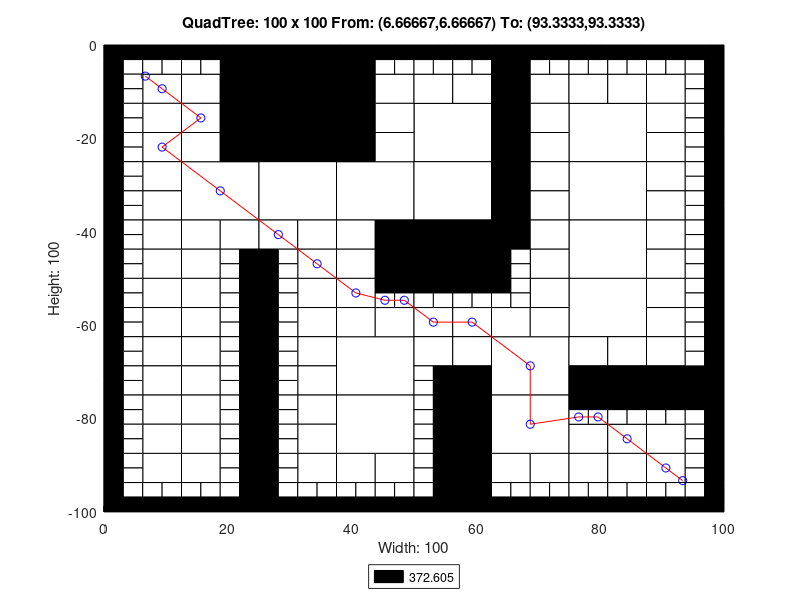

MATLAB code to generate this figure:
axis([0 100 -100 0]);
title('QuadTree: 100 x 100 From: (6.66667,6.66667) To: (93.3333,93.3333)');
xlabel('Width: 100');
ylabel('Height: 100');
rectangle('Position',[25 -12.5 12.5 12.5], 'FaceColor',[0 0 0]);
rectangle('Position',[25 -25 12.5 12.5], 'FaceColor',[0 0 0]);
rectangle('Position',[12.5 -37.5 12.5 12.5], 'FaceColor',[1 1 1]);
rectangle('Position',[25 -37.5 12.5 12.5], 'FaceColor',[1 1 1]);
rectangle('Position',[37.5 -37.5 12.5 12.5], 'FaceColor',[1 1 1]);
rectangle('Position',[50 -25 12.5 12.5], 'FaceColor',[1 1 1]);
rectangle('Position',[75 -25 12.5 12.5], 'FaceColor',[1 1 1]);
rectangle('Position',[50 -37.5 12.5 12.5], 'FaceColor',[1 1 1]);
rectangle('Position',[50 -50 12.5 12.5], 'FaceColor',[0 0 0]);
rectangle('Position',[75 -37.5 12.5 12.5], 'FaceColor',[1 1 1]);
rectangle('Position',[75 -50 12.5 12.5], 'FaceColor',[1 1 1]);
rectangle('Position',[37.5 -75 12.5 12.5], 'FaceColor',[1 1 1]);
rectangle('Position',[37.5 -87.5 12.5 12.5], 'FaceColor',[1 1 1]);
rectangle('Position',[62.5 -75 12.5 12.5], 'FaceColor',[1 1 1]);
rectangle('Position',[75 -62.5 12.5 12.5], 'FaceColor',[1 1 1]);
rectangle('Position',[62.5 -87.5 12.5 12.5], 'FaceColor',[1 1 1]);
rectangle('Position',[6.25 -12.5 6.25 6.25], 'FaceColor',[1 1 1]);
rectangle('Position',[18.75 -6.25 6.25 6.25], 'FaceColor',[0 0 0]);
rectangle('Position',[12.5 -12.5 6.25 6.25], 'FaceColor',[1 1 1]);
rectangle('Position',[18.75 -12.5 6.25 6.25], 'FaceColor',[0 0 0]);
rectangle('Position',[6.25 -18.75 6.25 6.25], 'FaceColor',[1 1 1]);
rectangle('Position',[6.25 -25 6.25 6.25], 'FaceColor',[1 1 1]);
rectangle('Position',[12.5 -18.75 6.25 6.25], 'FaceColor',[1 1 1]);
rectangle('Position',[18.75 -18.75 6.25 6.25], 'FaceColor',[0 0 0]);
rectangle('Position',[12.5 -25 6.25 6.25], 'FaceColor',[1 1 1]);
rectangle('Position',[18.75 -25 6.25 6.25], 'FaceColor',[0 0 0]);
rectangle('Position',[37.5 -6.25 6.25 6.25], 'FaceColor',[0 0 0]);
rectangle('Position',[37.5 -12.5 6.25 6.25], 'FaceColor',[0 0 0]);
rectangle('Position',[43.75 -12.5 6.25 6.25], 'FaceColor',[1 1 1]);
rectangle('Position',[37.5 -18.75 6.25 6.25], 'FaceColor',[0 0 0]);
rectangle('Position',[43.75 -18.75 6.25 6.25], 'FaceColor',[1 1 1]);
rectangle('Position',[37.5 -25 6.25 6.25], 'FaceColor',[0 0 0]);
rectangle('Position',[43.75 -25 6.25 6.25], 'FaceColor',[1 1 1]);
rectangle('Position',[6.25 -31.25 6.25 6.25], 'FaceColor',[1 1 1]);
rectangle('Position',[6.25 -37.5 6.25 6.25], 'FaceColor',[1 1 1]);
rectangle('Position',[6.25 -43.75 6.25 6.25], 'FaceColor',[1 1 1]);
rectangle('Position',[6.25 -50 6.25 6.25], 'FaceColor',[1 1 1]);
rectangle('Position',[12.5 -43.75 6.25 6.25], 'FaceColor',[1 1 1]);
rectangle('Position',[18.75 -43.75 6.25 6.25], 'FaceColor',[1 1 1]);
rectangle('Position',[12.5 -50 6.25 6.25], 'FaceColor',[1 1 1]);
rectangle('Position',[25 -43.75 6.25 6.25], 'FaceColor',[1 1 1]);
rectangle('Position',[31.25 -43.75 6.25 6.25], 'FaceColor',[1 1 1]);
rectangle('Position',[31.25 -50 6.25 6.25], 'FaceColor',[1 1 1]);
rectangle('Position',[37.5 -43.75 6.25 6.25], 'FaceColor',[1 1 1]);
rectangle('Position',[43.75 -43.75 6.25 6.25], 'FaceColor',[0 0 0]);
rectangle('Position',[37.5 -50 6.25 6.25], 'FaceColor',[1 1 1]);
rectangle('Position',[43.75 -50 6.25 6.25], 'FaceColor',[0 0 0]);
rectangle('Position',[50 -12.5 6.25 6.25], 'FaceColor',[1 1 1]);
rectangle('Position',[56.25 -12.5 6.25 6.25], 'FaceColor',[1 1 1]);
rectangle('Position',[62.5 -6.25 6.25 6.25], 'FaceColor',[0 0 0]);
rectangle('Position',[62.5 -12.5 6.25 6.25], 'FaceColor',[0 0 0]);
rectangle('Position',[68.75 -12.5 6.25 6.25], 'FaceColor',[1 1 1]);
rectangle('Position',[62.5 -18.75 6.25 6.25], 'FaceColor',[0 0 0]);
rectangle('Position',[68.75 -18.75 6.25 6.25], 'FaceColor',[1 1 1]);
rectangle('Position',[62.5 -25 6.25 6.25], 'FaceColor',[0 0 0]);
rectangle('Position',[68.75 -25 6.25 6.25], 'FaceColor',[1 1 1]);
rectangle('Position',[75 -12.5 6.25 6.25], 'FaceColor',[1 1 1]);
rectangle('Position',[81.25 -12.5 6.25 6.25], 'FaceColor',[1 1 1]);
rectangle('Position',[87.5 -12.5 6.25 6.25], 'FaceColor',[1 1 1]);
rectangle('Position',[87.5 -18.75 6.25 6.25], 'FaceColor',[1 1 1]);
rectangle('Position',[87.5 -25 6.25 6.25], 'FaceColor',[1 1 1]);
rectangle('Position',[62.5 -31.25 6.25 6.25], 'FaceColor',[0 0 0]);
rectangle('Position',[68.75 -31.25 6.25 6.25], 'FaceColor',[1 1 1]);
rectangle('Position',[62.5 -37.5 6.25 6.25], 'FaceColor',[0 0 0]);
rectangle('Position',[68.75 -37.5 6.25 6.25], 'FaceColor',[1 1 1]);
rectangle('Position',[62.5 -43.75 6.25 6.25], 'FaceColor',[0 0 0]);
rectangle('Position',[68.75 -43.75 6.25 6.25], 'FaceColor',[1 1 1]);
rectangle('Position',[68.75 -50 6.25 6.25], 'FaceColor',[1 1 1]);
rectangle('Position',[87.5 -31.25 6.25 6.25], 'FaceColor',[1 1 1]);
rectangle('Position',[87.5 -37.5 6.25 6.25], 'FaceColor',[1 1 1]);
rectangle('Position',[87.5 -43.75 6.25 6.25], 'FaceColor',[1 1 1]);
rectangle('Position',[87.5 -50 6.25 6.25], 'FaceColor',[1 1 1]);
rectangle('Position',[6.25 -56.25 6.25 6.25], 'FaceColor',[1 1 1]);
rectangle('Position',[6.25 -62.5 6.25 6.25], 'FaceColor',[1 1 1]);
rectangle('Position',[12.5 -56.25 6.25 6.25], 'FaceColor',[1 1 1]);
rectangle('Position',[12.5 -62.5 6.25 6.25], 'FaceColor',[1 1 1]);
rectangle('Position',[6.25 -68.75 6.25 6.25], 'FaceColor',[1 1 1]);
rectangle('Position',[6.25 -75 6.25 6.25], 'FaceColor',[1 1 1]);
rectangle('Position',[12.5 -68.75 6.25 6.25], 'FaceColor',[1 1 1]);
rectangle('Position',[12.5 -75 6.25 6.25], 'FaceColor',[1 1 1]);
rectangle('Position',[31.25 -56.25 6.25 6.25], 'FaceColor',[1 1 1]);
rectangle('Position',[31.25 -62.5 6.25 6.25], 'FaceColor',[1 1 1]);
rectangle('Position',[37.5 -56.25 6.25 6.25], 'FaceColor',[1 1 1]);
rectangle('Position',[37.5 -62.5 6.25 6.25], 'FaceColor',[1 1 1]);
rectangle('Position',[43.75 -62.5 6.25 6.25], 'FaceColor',[1 1 1]);
rectangle('Position',[31.25 -68.75 6.25 6.25], 'FaceColor',[1 1 1]);
rectangle('Position',[31.25 -75 6.25 6.25], 'FaceColor',[1 1 1]);
rectangle('Position',[6.25 -81.25 6.25 6.25], 'FaceColor',[1 1 1]);
rectangle('Position',[6.25 -87.5 6.25 6.25], 'FaceColor',[1 1 1]);
rectangle('Position',[12.5 -81.25 6.25 6.25], 'FaceColor',[1 1 1]);
rectangle('Position',[12.5 -87.5 6.25 6.25], 'FaceColor',[1 1 1]);
rectangle('Position',[6.25 -93.75 6.25 6.25], 'FaceColor',[1 1 1]);
rectangle('Position',[12.5 -93.75 6.25 6.25], 'FaceColor',[1 1 1]);
rectangle('Position',[31.25 -81.25 6.25 6.25], 'FaceColor',[1 1 1]);
rectangle('Position',[31.25 -87.5 6.25 6.25], 'FaceColor',[1 1 1]);
rectangle('Position',[31.25 -93.75 6.25 6.25], 'FaceColor',[1 1 1]);
rectangle('Position',[37.5 -93.75 6.25 6.25], 'FaceColor',[1 1 1]);
rectangle('Position',[43.75 -93.75 6.25 6.25], 'FaceColor',[1 1 1]);
rectangle('Position',[50 -62.5 6.25 6.25], 'FaceColor',[1 1 1]);
rectangle('Position',[56.25 -62.5 6.25 6.25], 'FaceColor',[1 1 1]);
rectangle('Position',[68.75 -56.25 6.25 6.25], 'FaceColor',[1 1 1]);
rectangle('Position',[62.5 -62.5 6.25 6.25], 'FaceColor',[1 1 1]);
rectangle('Position',[68.75 -62.5 6.25 6.25], 'FaceColor',[1 1 1]);
rectangle('Position',[50 -68.75 6.25 6.25], 'FaceColor',[1 1 1]);
rectangle('Position',[56.25 -68.75 6.25 6.25], 'FaceColor',[1 1 1]);
rectangle('Position',[56.25 -75 6.25 6.25], 'FaceColor',[0 0 0]);
rectangle('Position',[87.5 -56.25 6.25 6.25], 'FaceColor',[1 1 1]);
rectangle('Position',[87.5 -62.5 6.25 6.25], 'FaceColor',[1 1 1]);
rectangle('Position',[75 -68.75 6.25 6.25], 'FaceColor',[1 1 1]);
rectangle('Position',[81.25 -68.75 6.25 6.25], 'FaceColor',[1 1 1]);
rectangle('Position',[75 -75 6.25 6.25], 'FaceColor',[0 0 0]);
rectangle('Position',[81.25 -75 6.25 6.25], 'FaceColor',[0 0 0]);
rectangle('Position',[87.5 -68.75 6.25 6.25], 'FaceColor',[1 1 1]);
rectangle('Position',[87.5 -75 6.25 6.25], 'FaceColor',[0 0 0]);
rectangle('Position',[93.75 -75 6.25 6.25], 'FaceColor',[0 0 0]);
rectangle('Position',[56.25 -81.25 6.25 6.25], 'FaceColor',[0 0 0]);
rectangle('Position',[56.25 -87.5 6.25 6.25], 'FaceColor',[0 0 0]);
rectangle('Position',[56.25 -93.75 6.25 6.25], 'FaceColor',[0 0 0]);
rectangle('Position',[56.25 -100 6.25 6.25], 'FaceColor',[0 0 0]);
rectangle('Position',[62.5 -93.75 6.25 6.25], 'FaceColor',[1 1 1]);
rectangle('Position',[68.75 -93.75 6.25 6.25], 'FaceColor',[1 1 1]);
rectangle('Position',[75 -87.5 6.25 6.25], 'FaceColor',[1 1 1]);
rectangle('Position',[81.25 -87.5 6.25 6.25], 'FaceColor',[1 1 1]);
rectangle('Position',[87.5 -87.5 6.25 6.25], 'FaceColor',[1 1 1]);
rectangle('Position',[75 -93.75 6.25 6.25], 'FaceColor',[1 1 1]);
rectangle('Position',[81.25 -93.75 6.25 6.25], 'FaceColor',[1 1 1]);
rectangle('Position',[87.5 -93.75 6.25 6.25], 'FaceColor',[1 1 1]);
rectangle('Position',[0 -3.125 3.125 3.125], 'FaceColor',[0 0 0]);
rectangle('Position',[3.125 -3.125 3.125 3.125], 'FaceColor',[0 0 0]);
rectangle('Position',[0 -6.25 3.125 3.125], 'FaceColor',[0 0 0]);
rectangle('Position',[3.125 -6.25 3.125 3.125], 'FaceColor',[1 1 1]);
rectangle('Position',[6.25 -3.125 3.125 3.125], 'FaceColor',[0 0 0]);
rectangle('Position',[9.375 -3.125 3.125 3.125], 'FaceColor',[0 0 0]);
rectangle('Position',[6.25 -6.25 3.125 3.125], 'FaceColor',[1 1 1]);
rectangle('Position',[9.375 -6.25 3.125 3.125], 'FaceColor',[1 1 1]);
rectangle('Position',[0 -9.375 3.125 3.125], 'FaceColor',[0 0 0]);
rectangle('Position',[3.125 -9.375 3.125 3.125], 'FaceColor',[1 1 1]);
rectangle('Position',[0 -12.5 3.125 3.125], 'FaceColor',[0 0 0]);
rectangle('Position',[3.125 -12.5 3.125 3.125], 'FaceColor',[1 1 1]);
rectangle('Position',[12.5 -3.125 3.125 3.125], 'FaceColor',[0 0 0]);
rectangle('Position',[15.625 -3.125 3.125 3.125], 'FaceColor',[0 0 0]);
rectangle('Position',[12.5 -6.25 3.125 3.125], 'FaceColor',[1 1 1]);
rectangle('Position',[15.625 -6.25 3.125 3.125], 'FaceColor',[1 1 1]);
rectangle('Position',[0 -15.625 3.125 3.125], 'FaceColor',[0 0 0]);
rectangle('Position',[3.125 -15.625 3.125 3.125], 'FaceColor',[1 1 1]);
rectangle('Position',[0 -18.75 3.125 3.125], 'FaceColor',[0 0 0]);
rectangle('Position',[3.125 -18.75 3.125 3.125], 'FaceColor',[1 1 1]);
rectangle('Position',[0 -21.875 3.125 3.125], 'FaceColor',[0 0 0]);
rectangle('Position',[3.125 -21.875 3.125 3.125], 'FaceColor',[1 1 1]);
rectangle('Position',[0 -25 3.125 3.125], 'FaceColor',[0 0 0]);
rectangle('Position',[3.125 -25 3.125 3.125], 'FaceColor',[1 1 1]);
rectangle('Position',[43.75 -3.125 3.125 3.125], 'FaceColor',[0 0 0]);
rectangle('Position',[46.875 -3.125 3.125 3.125], 'FaceColor',[0 0 0]);
rectangle('Position',[43.75 -6.25 3.125 3.125], 'FaceColor',[1 1 1]);
rectangle('Position',[46.875 -6.25 3.125 3.125], 'FaceColor',[1 1 1]);
rectangle('Position',[0 -28.125 3.125 3.125], 'FaceColor',[0 0 0]);
rectangle('Position',[3.125 -28.125 3.125 3.125], 'FaceColor',[1 1 1]);
rectangle('Position',[0 -31.25 3.125 3.125], 'FaceColor',[0 0 0]);
rectangle('Position',[3.125 -31.25 3.125 3.125], 'FaceColor',[1 1 1]);
rectangle('Position',[0 -34.375 3.125 3.125], 'FaceColor',[0 0 0]);
rectangle('Position',[3.125 -34.375 3.125 3.125], 'FaceColor',[1 1 1]);
rectangle('Position',[0 -37.5 3.125 3.125], 'FaceColor',[0 0 0]);
rectangle('Position',[3.125 -37.5 3.125 3.125], 'FaceColor',[1 1 1]);
rectangle('Position',[0 -40.625 3.125 3.125], 'FaceColor',[0 0 0]);
rectangle('Position',[3.125 -40.625 3.125 3.125], 'FaceColor',[1 1 1]);
rectangle('Position',[0 -43.75 3.125 3.125], 'FaceColor',[0 0 0]);
rectangle('Position',[3.125 -43.75 3.125 3.125], 'FaceColor',[1 1 1]);
rectangle('Position',[0 -46.875 3.125 3.125], 'FaceColor',[0 0 0]);
rectangle('Position',[3.125 -46.875 3.125 3.125], 'FaceColor',[1 1 1]);
rectangle('Position',[0 -50 3.125 3.125], 'FaceColor',[0 0 0]);
rectangle('Position',[3.125 -50 3.125 3.125], 'FaceColor',[1 1 1]);
rectangle('Position',[18.75 -46.875 3.125 3.125], 'FaceColor',[1 1 1]);
rectangle('Position',[21.875 -46.875 3.125 3.125], 'FaceColor',[0 0 0]);
rectangle('Position',[18.75 -50 3.125 3.125], 'FaceColor',[1 1 1]);
rectangle('Position',[21.875 -50 3.125 3.125], 'FaceColor',[0 0 0]);
rectangle('Position',[25 -46.875 3.125 3.125], 'FaceColor',[0 0 0]);
rectangle('Position',[28.125 -46.875 3.125 3.125], 'FaceColor',[1 1 1]);
rectangle('Position',[25 -50 3.125 3.125], 'FaceColor',[0 0 0]);
rectangle('Position',[28.125 -50 3.125 3.125], 'FaceColor',[1 1 1]);
rectangle('Position',[50 -3.125 3.125 3.125], 'FaceColor',[0 0 0]);
rectangle('Position',[53.125 -3.125 3.125 3.125], 'FaceColor',[0 0 0]);
rectangle('Position',[50 -6.25 3.125 3.125], 'FaceColor',[1 1 1]);
rectangle('Position',[53.125 -6.25 3.125 3.125], 'FaceColor',[1 1 1]);
rectangle('Position',[56.25 -3.125 3.125 3.125], 'FaceColor',[0 0 0]);
rectangle('Position',[59.375 -3.125 3.125 3.125], 'FaceColor',[0 0 0]);
rectangle('Position',[56.25 -6.25 3.125 3.125], 'FaceColor',[1 1 1]);
rectangle('Position',[59.375 -6.25 3.125 3.125], 'FaceColor',[1 1 1]);
rectangle('Position',[68.75 -3.125 3.125 3.125], 'FaceColor',[0 0 0]);
rectangle('Position',[71.875 -3.125 3.125 3.125], 'FaceColor',[0 0 0]);
rectangle('Position',[68.75 -6.25 3.125 3.125], 'FaceColor',[1 1 1]);
rectangle('Position',[71.875 -6.25 3.125 3.125], 'FaceColor',[1 1 1]);
rectangle('Position',[75 -3.125 3.125 3.125], 'FaceColor',[0 0 0]);
rectangle('Position',[78.125 -3.125 3.125 3.125], 'FaceColor',[0 0 0]);
rectangle('Position',[75 -6.25 3.125 3.125], 'FaceColor',[1 1 1]);
rectangle('Position',[78.125 -6.25 3.125 3.125], 'FaceColor',[1 1 1]);
rectangle('Position',[81.25 -3.125 3.125 3.125], 'FaceColor',[0 0 0]);
rectangle('Position',[84.375 -3.125 3.125 3.125], 'FaceColor',[0 0 0]);
rectangle('Position',[81.25 -6.25 3.125 3.125], 'FaceColor',[1 1 1]);
rectangle('Position',[84.375 -6.25 3.125 3.125], 'FaceColor',[1 1 1]);
rectangle('Position',[87.5 -3.125 3.125 3.125], 'FaceColor',[0 0 0]);
rectangle('Position',[90.625 -3.125 3.125 3.125], 'FaceColor',[0 0 0]);
rectangle('Position',[87.5 -6.25 3.125 3.125], 'FaceColor',[1 1 1]);
rectangle('Position',[90.625 -6.25 3.125 3.125], 'FaceColor',[1 1 1]);
rectangle('Position',[93.75 -3.125 3.125 3.125], 'FaceColor',[0 0 0]);
rectangle('Position',[96.875 -3.125 3.125 3.125], 'FaceColor',[0 0 0]);
rectangle('Position',[93.75 -6.25 3.125 3.125], 'FaceColor',[1 1 1]);
rectangle('Position',[96.875 -6.25 3.125 3.125], 'FaceColor',[0 0 0]);
rectangle('Position',[93.75 -9.375 3.125 3.125], 'FaceColor',[1 1 1]);
rectangle('Position',[96.875 -9.375 3.125 3.125], 'FaceColor',[0 0 0]);
rectangle('Position',[93.75 -12.5 3.125 3.125], 'FaceColor',[1 1 1]);
rectangle('Position',[96.875 -12.5 3.125 3.125], 'FaceColor',[0 0 0]);
rectangle('Position',[93.75 -15.625 3.125 3.125], 'FaceColor',[1 1 1]);
rectangle('Position',[96.875 -15.625 3.125 3.125], 'FaceColor',[0 0 0]);
rectangle('Position',[93.75 -18.75 3.125 3.125], 'FaceColor',[1 1 1]);
rectangle('Position',[96.875 -18.75 3.125 3.125], 'FaceColor',[0 0 0]);
rectangle('Position',[93.75 -21.875 3.125 3.125], 'FaceColor',[1 1 1]);
rectangle('Position',[96.875 -21.875 3.125 3.125], 'FaceColor',[0 0 0]);
rectangle('Position',[93.75 -25 3.125 3.125], 'FaceColor',[1 1 1]);
rectangle('Position',[96.875 -25 3.125 3.125], 'FaceColor',[0 0 0]);
rectangle('Position',[62.5 -46.875 3.125 3.125], 'FaceColor',[0 0 0]);
rectangle('Position',[65.625 -46.875 3.125 3.125], 'FaceColor',[1 1 1]);
rectangle('Position',[62.5 -50 3.125 3.125], 'FaceColor',[0 0 0]);
rectangle('Position',[65.625 -50 3.125 3.125], 'FaceColor',[1 1 1]);
rectangle('Position',[93.75 -28.125 3.125 3.125], 'FaceColor',[1 1 1]);
rectangle('Position',[96.875 -28.125 3.125 3.125], 'FaceColor',[0 0 0]);
rectangle('Position',[93.75 -31.25 3.125 3.125], 'FaceColor',[1 1 1]);
rectangle('Position',[96.875 -31.25 3.125 3.125], 'FaceColor',[0 0 0]);
rectangle('Position',[93.75 -34.375 3.125 3.125], 'FaceColor',[1 1 1]);
rectangle('Position',[96.875 -34.375 3.125 3.125], 'FaceColor',[0 0 0]);
rectangle('Position',[93.75 -37.5 3.125 3.125], 'FaceColor',[1 1 1]);
rectangle('Position',[96.875 -37.5 3.125 3.125], 'FaceColor',[0 0 0]);
rectangle('Position',[93.75 -40.625 3.125 3.125], 'FaceColor',[1 1 1]);
rectangle('Position',[96.875 -40.625 3.125 3.125], 'FaceColor',[0 0 0]);
rectangle('Position',[93.75 -43.75 3.125 3.125], 'FaceColor',[1 1 1]);
rectangle('Position',[96.875 -43.75 3.125 3.125], 'FaceColor',[0 0 0]);
rectangle('Position',[93.75 -46.875 3.125 3.125], 'FaceColor',[1 1 1]);
rectangle('Position',[96.875 -46.875 3.125 3.125], 'FaceColor',[0 0 0]);
rectangle('Position',[93.75 -50 3.125 3.125], 'FaceColor',[1 1 1]);
rectangle('Position',[96.875 -50 3.125 3.125], 'FaceColor',[0 0 0]);
rectangle('Position',[0 -53.125 3.125 3.125], 'FaceColor',[0 0 0]);
rectangle('Position',[3.125 -53.125 3.125 3.125], 'FaceColor',[1 1 1]);
rectangle('Position',[0 -56.25 3.125 3.125], 'FaceColor',[0 0 0]);
rectangle('Position',[3.125 -56.25 3.125 3.125], 'FaceColor',[1 1 1]);
rectangle('Position',[0 -59.375 3.125 3.125], 'FaceColor',[0 0 0]);
rectangle('Position',[3.125 -59.375 3.125 3.125], 'FaceColor',[1 1 1]);
rectangle('Position',[0 -62.5 3.125 3.125], 'FaceColor',[0 0 0]);
rectangle('Position',[3.125 -62.5 3.125 3.125], 'FaceColor',[1 1 1]);
rectangle('Position',[18.75 -53.125 3.125 3.125], 'FaceColor',[1 1 1]);
rectangle('Position',[21.875 -53.125 3.125 3.125], 'FaceColor',[0 0 0]);
rectangle('Position',[18.75 -56.25 3.125 3.125], 'FaceColor',[1 1 1]);
rectangle('Position',[21.875 -56.25 3.125 3.125], 'FaceColor',[0 0 0]);
rectangle('Position',[18.75 -59.375 3.125 3.125], 'FaceColor',[1 1 1]);
rectangle('Position',[21.875 -59.375 3.125 3.125], 'FaceColor',[0 0 0]);
rectangle('Position',[18.75 -62.5 3.125 3.125], 'FaceColor',[1 1 1]);
rectangle('Position',[21.875 -62.5 3.125 3.125], 'FaceColor',[0 0 0]);
rectangle('Position',[0 -65.625 3.125 3.125], 'FaceColor',[0 0 0]);
rectangle('Position',[3.125 -65.625 3.125 3.125], 'FaceColor',[1 1 1]);
rectangle('Position',[0 -68.75 3.125 3.125], 'FaceColor',[0 0 0]);
rectangle('Position',[3.125 -68.75 3.125 3.125], 'FaceColor',[1 1 1]);
rectangle('Position',[0 -71.875 3.125 3.125], 'FaceColor',[0 0 0]);
rectangle('Position',[3.125 -71.875 3.125 3.125], 'FaceColor',[1 1 1]);
rectangle('Position',[0 -75 3.125 3.125], 'FaceColor',[0 0 0]);
rectangle('Position',[3.125 -75 3.125 3.125], 'FaceColor',[1 1 1]);
rectangle('Position',[18.75 -65.625 3.125 3.125], 'FaceColor',[1 1 1]);
rectangle('Position',[21.875 -65.625 3.125 3.125], 'FaceColor',[0 0 0]);
rectangle('Position',[18.75 -68.75 3.125 3.125], 'FaceColor',[1 1 1]);
rectangle('Position',[21.875 -68.75 3.125 3.125], 'FaceColor',[0 0 0]);
rectangle('Position',[18.75 -71.875 3.125 3.125], 'FaceColor',[1 1 1]);
rectangle('Position',[21.875 -71.875 3.125 3.125], 'FaceColor',[0 0 0]);
rectangle('Position',[18.75 -75 3.125 3.125], 'FaceColor',[1 1 1]);
rectangle('Position',[21.875 -75 3.125 3.125], 'FaceColor',[0 0 0]);
rectangle('Position',[25 -53.125 3.125 3.125], 'FaceColor',[0 0 0]);
rectangle('Position',[28.125 -53.125 3.125 3.125], 'FaceColor',[1 1 1]);
rectangle('Position',[25 -56.25 3.125 3.125], 'FaceColor',[0 0 0]);
rectangle('Position',[28.125 -56.25 3.125 3.125], 'FaceColor',[1 1 1]);
rectangle('Position',[25 -59.375 3.125 3.125], 'FaceColor',[0 0 0]);
rectangle('Position',[28.125 -59.375 3.125 3.125], 'FaceColor',[1 1 1]);
rectangle('Position',[25 -62.5 3.125 3.125], 'FaceColor',[0 0 0]);
rectangle('Position',[28.125 -62.5 3.125 3.125], 'FaceColor',[1 1 1]);
rectangle('Position',[43.75 -53.125 3.125 3.125], 'FaceColor',[0 0 0]);
rectangle('Position',[46.875 -53.125 3.125 3.125], 'FaceColor',[0 0 0]);
rectangle('Position',[43.75 -56.25 3.125 3.125], 'FaceColor',[1 1 1]);
rectangle('Position',[46.875 -56.25 3.125 3.125], 'FaceColor',[1 1 1]);
rectangle('Position',[25 -65.625 3.125 3.125], 'FaceColor',[0 0 0]);
rectangle('Position',[28.125 -65.625 3.125 3.125], 'FaceColor',[1 1 1]);
rectangle('Position',[25 -68.75 3.125 3.125], 'FaceColor',[0 0 0]);
rectangle('Position',[28.125 -68.75 3.125 3.125], 'FaceColor',[1 1 1]);
rectangle('Position',[25 -71.875 3.125 3.125], 'FaceColor',[0 0 0]);
rectangle('Position',[28.125 -71.875 3.125 3.125], 'FaceColor',[1 1 1]);
rectangle('Position',[25 -75 3.125 3.125], 'FaceColor',[0 0 0]);
rectangle('Position',[28.125 -75 3.125 3.125], 'FaceColor',[1 1 1]);
rectangle('Position',[0 -78.125 3.125 3.125], 'FaceColor',[0 0 0]);
rectangle('Position',[3.125 -78.125 3.125 3.125], 'FaceColor',[1 1 1]);
rectangle('Position',[0 -81.25 3.125 3.125], 'FaceColor',[0 0 0]);
rectangle('Position',[3.125 -81.25 3.125 3.125], 'FaceColor',[1 1 1]);
rectangle('Position',[0 -84.375 3.125 3.125], 'FaceColor',[0 0 0]);
rectangle('Position',[3.125 -84.375 3.125 3.125], 'FaceColor',[1 1 1]);
rectangle('Position',[0 -87.5 3.125 3.125], 'FaceColor',[0 0 0]);
rectangle('Position',[3.125 -87.5 3.125 3.125], 'FaceColor',[1 1 1]);
rectangle('Position',[18.75 -78.125 3.125 3.125], 'FaceColor',[1 1 1]);
rectangle('Position',[21.875 -78.125 3.125 3.125], 'FaceColor',[0 0 0]);
rectangle('Position',[18.75 -81.25 3.125 3.125], 'FaceColor',[1 1 1]);
rectangle('Position',[21.875 -81.25 3.125 3.125], 'FaceColor',[0 0 0]);
rectangle('Position',[18.75 -84.375 3.125 3.125], 'FaceColor',[1 1 1]);
rectangle('Position',[21.875 -84.375 3.125 3.125], 'FaceColor',[0 0 0]);
rectangle('Position',[18.75 -87.5 3.125 3.125], 'FaceColor',[1 1 1]);
rectangle('Position',[21.875 -87.5 3.125 3.125], 'FaceColor',[0 0 0]);
rectangle('Position',[0 -90.625 3.125 3.125], 'FaceColor',[0 0 0]);
rectangle('Position',[3.125 -90.625 3.125 3.125], 'FaceColor',[1 1 1]);
rectangle('Position',[0 -93.75 3.125 3.125], 'FaceColor',[0 0 0]);
rectangle('Position',[3.125 -93.75 3.125 3.125], 'FaceColor',[1 1 1]);
rectangle('Position',[0 -96.875 3.125 3.125], 'FaceColor',[0 0 0]);
rectangle('Position',[3.125 -96.875 3.125 3.125], 'FaceColor',[1 1 1]);
rectangle('Position',[0 -100 3.125 3.125], 'FaceColor',[0 0 0]);
rectangle('Position',[3.125 -100 3.125 3.125], 'FaceColor',[0 0 0]);
rectangle('Position',[6.25 -96.875 3.125 3.125], 'FaceColor',[1 1 1]);
rectangle('Position',[9.375 -96.875 3.125 3.125], 'FaceColor',[1 1 1]);
rectangle('Position',[6.25 -100 3.125 3.125], 'FaceColor',[0 0 0]);
rectangle('Position',[9.375 -100 3.125 3.125], 'FaceColor',[0 0 0]);
rectangle('Position',[18.75 -90.625 3.125 3.125], 'FaceColor',[1 1 1]);
rectangle('Position',[21.875 -90.625 3.125 3.125], 'FaceColor',[0 0 0]);
rectangle('Position',[18.75 -93.75 3.125 3.125], 'FaceColor',[1 1 1]);
rectangle('Position',[21.875 -93.75 3.125 3.125], 'FaceColor',[0 0 0]);
rectangle('Position',[12.5 -96.875 3.125 3.125], 'FaceColor',[1 1 1]);
rectangle('Position',[15.625 -96.875 3.125 3.125], 'FaceColor',[1 1 1]);
rectangle('Position',[12.5 -100 3.125 3.125], 'FaceColor',[0 0 0]);
rectangle('Position',[15.625 -100 3.125 3.125], 'FaceColor',[0 0 0]);
rectangle('Position',[18.75 -96.875 3.125 3.125], 'FaceColor',[1 1 1]);
rectangle('Position',[21.875 -96.875 3.125 3.125], 'FaceColor',[0 0 0]);
rectangle('Position',[18.75 -100 3.125 3.125], 'FaceColor',[0 0 0]);
rectangle('Position',[21.875 -100 3.125 3.125], 'FaceColor',[0 0 0]);
rectangle('Position',[25 -78.125 3.125 3.125], 'FaceColor',[0 0 0]);
rectangle('Position',[28.125 -78.125 3.125 3.125], 'FaceColor',[1 1 1]);
rectangle('Position',[25 -81.25 3.125 3.125], 'FaceColor',[0 0 0]);
rectangle('Position',[28.125 -81.25 3.125 3.125], 'FaceColor',[1 1 1]);
rectangle('Position',[25 -84.375 3.125 3.125], 'FaceColor',[0 0 0]);
rectangle('Position',[28.125 -84.375 3.125 3.125], 'FaceColor',[1 1 1]);
rectangle('Position',[25 -87.5 3.125 3.125], 'FaceColor',[0 0 0]);
rectangle('Position',[28.125 -87.5 3.125 3.125], 'FaceColor',[1 1 1]);
rectangle('Position',[25 -90.625 3.125 3.125], 'FaceColor',[0 0 0]);
rectangle('Position',[28.125 -90.625 3.125 3.125], 'FaceColor',[1 1 1]);
rectangle('Position',[25 -93.75 3.125 3.125], 'FaceColor',[0 0 0]);
rectangle('Position',[28.125 -93.75 3.125 3.125], 'FaceColor',[1 1 1]);
rectangle('Position',[25 -96.875 3.125 3.125], 'FaceColor',[0 0 0]);
rectangle('Position',[28.125 -96.875 3.125 3.125], 'FaceColor',[1 1 1]);
rectangle('Position',[25 -100 3.125 3.125], 'FaceColor',[0 0 0]);
rectangle('Position',[28.125 -100 3.125 3.125], 'FaceColor',[0 0 0]);
rectangle('Position',[31.25 -96.875 3.125 3.125], 'FaceColor',[1 1 1]);
rectangle('Position',[34.375 -96.875 3.125 3.125], 'FaceColor',[1 1 1]);
rectangle('Position',[31.25 -100 3.125 3.125], 'FaceColor',[0 0 0]);
rectangle('Position',[34.375 -100 3.125 3.125], 'FaceColor',[0 0 0]);
rectangle('Position',[37.5 -96.875 3.125 3.125], 'FaceColor',[1 1 1]);
rectangle('Position',[40.625 -96.875 3.125 3.125], 'FaceColor',[1 1 1]);
rectangle('Position',[37.5 -100 3.125 3.125], 'FaceColor',[0 0 0]);
rectangle('Position',[40.625 -100 3.125 3.125], 'FaceColor',[0 0 0]);
rectangle('Position',[43.75 -96.875 3.125 3.125], 'FaceColor',[1 1 1]);
rectangle('Position',[46.875 -96.875 3.125 3.125], 'FaceColor',[1 1 1]);
rectangle('Position',[43.75 -100 3.125 3.125], 'FaceColor',[0 0 0]);
rectangle('Position',[46.875 -100 3.125 3.125], 'FaceColor',[0 0 0]);
rectangle('Position',[50 -53.125 3.125 3.125], 'FaceColor',[0 0 0]);
rectangle('Position',[53.125 -53.125 3.125 3.125], 'FaceColor',[0 0 0]);
rectangle('Position',[50 -56.25 3.125 3.125], 'FaceColor',[1 1 1]);
rectangle('Position',[53.125 -56.25 3.125 3.125], 'FaceColor',[1 1 1]);
rectangle('Position',[56.25 -53.125 3.125 3.125], 'FaceColor',[0 0 0]);
rectangle('Position',[59.375 -53.125 3.125 3.125], 'FaceColor',[0 0 0]);
rectangle('Position',[56.25 -56.25 3.125 3.125], 'FaceColor',[1 1 1]);
rectangle('Position',[59.375 -56.25 3.125 3.125], 'FaceColor',[1 1 1]);
rectangle('Position',[62.5 -53.125 3.125 3.125], 'FaceColor',[0 0 0]);
rectangle('Position',[65.625 -53.125 3.125 3.125], 'FaceColor',[1 1 1]);
rectangle('Position',[62.5 -56.25 3.125 3.125], 'FaceColor',[1 1 1]);
rectangle('Position',[65.625 -56.25 3.125 3.125], 'FaceColor',[1 1 1]);
rectangle('Position',[50 -71.875 3.125 3.125], 'FaceColor',[1 1 1]);
rectangle('Position',[53.125 -71.875 3.125 3.125], 'FaceColor',[0 0 0]);
rectangle('Position',[50 -75 3.125 3.125], 'FaceColor',[1 1 1]);
rectangle('Position',[53.125 -75 3.125 3.125], 'FaceColor',[0 0 0]);
rectangle('Position',[93.75 -53.125 3.125 3.125], 'FaceColor',[1 1 1]);
rectangle('Position',[96.875 -53.125 3.125 3.125], 'FaceColor',[0 0 0]);
rectangle('Position',[93.75 -56.25 3.125 3.125], 'FaceColor',[1 1 1]);
rectangle('Position',[96.875 -56.25 3.125 3.125], 'FaceColor',[0 0 0]);
rectangle('Position',[93.75 -59.375 3.125 3.125], 'FaceColor',[1 1 1]);
rectangle('Position',[96.875 -59.375 3.125 3.125], 'FaceColor',[0 0 0]);
rectangle('Position',[93.75 -62.5 3.125 3.125], 'FaceColor',[1 1 1]);
rectangle('Position',[96.875 -62.5 3.125 3.125], 'FaceColor',[0 0 0]);
rectangle('Position',[93.75 -65.625 3.125 3.125], 'FaceColor',[1 1 1]);
rectangle('Position',[96.875 -65.625 3.125 3.125], 'FaceColor',[0 0 0]);
rectangle('Position',[93.75 -68.75 3.125 3.125], 'FaceColor',[1 1 1]);
rectangle('Position',[96.875 -68.75 3.125 3.125], 'FaceColor',[0 0 0]);
rectangle('Position',[50 -78.125 3.125 3.125], 'FaceColor',[1 1 1]);
rectangle('Position',[53.125 -78.125 3.125 3.125], 'FaceColor',[0 0 0]);
rectangle('Position',[50 -81.25 3.125 3.125], 'FaceColor',[1 1 1]);
rectangle('Position',[53.125 -81.25 3.125 3.125], 'FaceColor',[0 0 0]);
rectangle('Position',[50 -84.375 3.125 3.125], 'FaceColor',[1 1 1]);
rectangle('Position',[53.125 -84.375 3.125 3.125], 'FaceColor',[0 0 0]);
rectangle('Position',[50 -87.5 3.125 3.125], 'FaceColor',[1 1 1]);
rectangle('Position',[53.125 -87.5 3.125 3.125], 'FaceColor',[0 0 0]);
rectangle('Position',[50 -90.625 3.125 3.125], 'FaceColor',[1 1 1]);
rectangle('Position',[53.125 -90.625 3.125 3.125], 'FaceColor',[0 0 0]);
rectangle('Position',[50 -93.75 3.125 3.125], 'FaceColor',[1 1 1]);
rectangle('Position',[53.125 -93.75 3.125 3.125], 'FaceColor',[0 0 0]);
rectangle('Position',[50 -96.875 3.125 3.125], 'FaceColor',[1 1 1]);
rectangle('Position',[53.125 -96.875 3.125 3.125], 'FaceColor',[0 0 0]);
rectangle('Position',[50 -100 3.125 3.125], 'FaceColor',[0 0 0]);
rectangle('Position',[53.125 -100 3.125 3.125], 'FaceColor',[0 0 0]);
rectangle('Position',[62.5 -96.875 3.125 3.125], 'FaceColor',[1 1 1]);
rectangle('Position',[65.625 -96.875 3.125 3.125], 'FaceColor',[1 1 1]);
rectangle('Position',[62.5 -100 3.125 3.125], 'FaceColor',[0 0 0]);
rectangle('Position',[65.625 -100 3.125 3.125], 'FaceColor',[0 0 0]);
rectangle('Position',[68.75 -96.875 3.125 3.125], 'FaceColor',[1 1 1]);
rectangle('Position',[71.875 -96.875 3.125 3.125], 'FaceColor',[1 1 1]);
rectangle('Position',[68.75 -100 3.125 3.125], 'FaceColor',[0 0 0]);
rectangle('Position',[71.875 -100 3.125 3.125], 'FaceColor',[0 0 0]);
rectangle('Position',[75 -78.125 3.125 3.125], 'FaceColor',[0 0 0]);
rectangle('Position',[78.125 -78.125 3.125 3.125], 'FaceColor',[0 0 0]);
rectangle('Position',[75 -81.25 3.125 3.125], 'FaceColor',[1 1 1]);
rectangle('Position',[78.125 -81.25 3.125 3.125], 'FaceColor',[1 1 1]);
rectangle('Position',[81.25 -78.125 3.125 3.125], 'FaceColor',[0 0 0]);
rectangle('Position',[84.375 -78.125 3.125 3.125], 'FaceColor',[0 0 0]);
rectangle('Position',[81.25 -81.25 3.125 3.125], 'FaceColor',[1 1 1]);
rectangle('Position',[84.375 -81.25 3.125 3.125], 'FaceColor',[1 1 1]);
rectangle('Position',[87.5 -78.125 3.125 3.125], 'FaceColor',[0 0 0]);
rectangle('Position',[90.625 -78.125 3.125 3.125], 'FaceColor',[0 0 0]);
rectangle('Position',[87.5 -81.25 3.125 3.125], 'FaceColor',[1 1 1]);
rectangle('Position',[90.625 -81.25 3.125 3.125], 'FaceColor',[1 1 1]);
rectangle('Position',[93.75 -78.125 3.125 3.125], 'FaceColor',[0 0 0]);
rectangle('Position',[96.875 -78.125 3.125 3.125], 'FaceColor',[0 0 0]);
rectangle('Position',[93.75 -81.25 3.125 3.125], 'FaceColor',[1 1 1]);
rectangle('Position',[96.875 -81.25 3.125 3.125], 'FaceColor',[0 0 0]);
rectangle('Position',[93.75 -84.375 3.125 3.125], 'FaceColor',[1 1 1]);
rectangle('Position',[96.875 -84.375 3.125 3.125], 'FaceColor',[0 0 0]);
rectangle('Position',[93.75 -87.5 3.125 3.125], 'FaceColor',[1 1 1]);
rectangle('Position',[96.875 -87.5 3.125 3.125], 'FaceColor',[0 0 0]);
rectangle('Position',[75 -96.875 3.125 3.125], 'FaceColor',[1 1 1]);
rectangle('Position',[78.125 -96.875 3.125 3.125], 'FaceColor',[1 1 1]);
rectangle('Position',[75 -100 3.125 3.125], 'FaceColor',[0 0 0]);
rectangle('Position',[78.125 -100 3.125 3.125], 'FaceColor',[0 0 0]);
rectangle('Position',[81.25 -96.875 3.125 3.125], 'FaceColor',[1 1 1]);
rectangle('Position',[84.375 -96.875 3.125 3.125], 'FaceColor',[1 1 1]);
rectangle('Position',[81.25 -100 3.125 3.125], 'FaceColor',[0 0 0]);
rectangle('Position',[84.375 -100 3.125 3.125], 'FaceColor',[0 0 0]);
rectangle('Position',[93.75 -90.625 3.125 3.125], 'FaceColor',[1 1 1]);
rectangle('Position',[96.875 -90.625 3.125 3.125], 'FaceColor',[0 0 0]);
rectangle('Position',[93.75 -93.75 3.125 3.125], 'FaceColor',[1 1 1]);
rectangle('Position',[96.875 -93.75 3.125 3.125], 'FaceColor',[0 0 0]);
rectangle('Position',[87.5 -96.875 3.125 3.125], 'FaceColor',[1 1 1]);
rectangle('Position',[90.625 -96.875 3.125 3.125], 'FaceColor',[1 1 1]);
rectangle('Position',[87.5 -100 3.125 3.125], 'FaceColor',[0 0 0]);
rectangle('Position',[90.625 -100 3.125 3.125], 'FaceColor',[0 0 0]);
rectangle('Position',[93.75 -96.875 3.125 3.125], 'FaceColor',[1 1 1]);
rectangle('Position',[96.875 -96.875 3.125 3.125], 'FaceColor',[0 0 0]);
rectangle('Position',[93.75 -100 3.125 3.125], 'FaceColor',[0 0 0]);
rectangle('Position',[96.875 -100 3.125 3.125], 'FaceColor',[0 0 0]);
X=[93.3333,90.625,84.375,79.6875,76.5625,68.75,68.75,59.375,53.125,48.4375,45.3125,40.625,34.375,28.125,18.75,9.375,15.625,9.375,6.66667];
Y=[-93.3333,-90.625,-84.375,-79.6875,-79.6875,-81.25,-68.75,-59.375,-59.375,-54.6875,-54.6875,-53.125,-46.875,-40.625,-31.25,-21.875,-15.625,-9.375,-6.66667];
hold on;
plot(X,Y,'r');
plot(X,Y,'bo');
legend('372.605','Location','southoutside');
